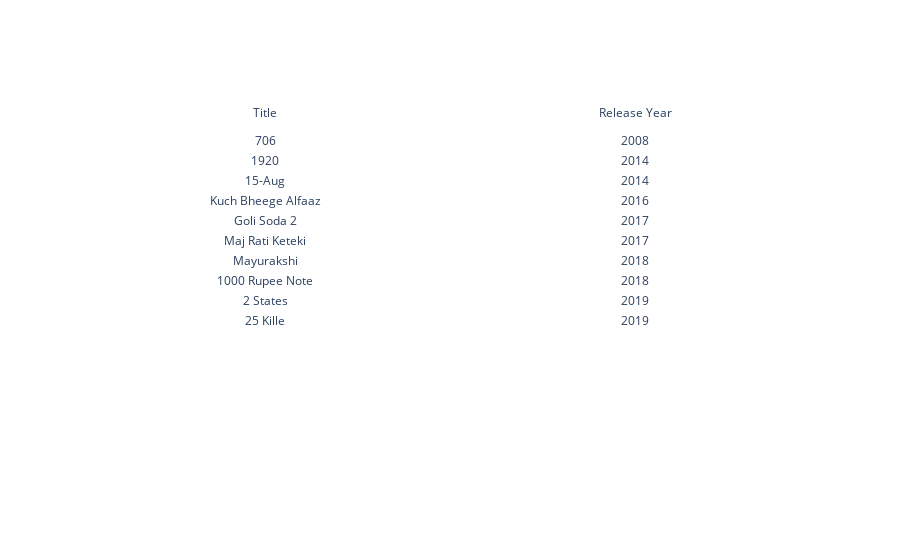

Notebook code cell kept with this figure:
### Markdown cell above
#### Oldest Bollywood Movies

### Code cell
import plotly.graph_objects as go
india_movie_data=data[data['country']=='India'] [0:10]
oldest_india_movies=india_movie_data.sort_values(by='release_year')[0:10]
fig = go.Figure(data=[go.Table(header=dict(values=['Title', 'Release Year'],fill_color='white'),
                 cells=dict(values=[india_movie_data['title'],oldest_india_movies['release_year']],fill_color='white'))
                     ])
fig.show()

### Figure 1 — Plotly figure (JSON) as saved in the notebook; plotly's stock layout.template omitted (floating-point values rounded to 4 significant figures)
{"data": [{"cells": {"fill": {"color": "white"}, "values": [["706", "1920", "15-Aug", "Kuch Bheege Alfaaz", "Goli Soda 2", "Maj Rati Keteki", "Mayurakshi", "1000 Rupee Note", "2 States", "25 Kille"], [2008, 2014, 2014, 2016, 2017, 2017, 2018, 2018, 2019, 2019]]}, "header": {"fill": {"color": "white"}, "values": ["Title", "Release Year"]}, "type": "table"}], "layout": {}}
